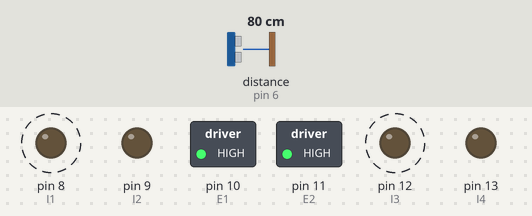
Simulated run of this sketch. Board: Arduino Uno, built with avr-gcc and run on an emulated ATmega328P. On the bench: switched loads named in the sketch (green lamp = pin HIGH), output pins drawn as LEDs (lit = HIGH). Wiring (inferred from the names in the program): ultrasonic range finder: trigger pin 7; echo pin 6. Dashed ring = blinking. The test bench sets the inputs (shaded band); at power-on: distance to the obstacle (sensor on pin 6) 80 cm. The echo pulse lasts 58.3 µs per cm; pins used as bus, display or sensor lines are not drawn.

Above: at 3.2 s.
3.3 s: distance to the obstacle (sensor on pin 6) set to 22 cm
6.8 s: distance to the obstacle (sensor on pin 6) set to 18 cm
At 7.8 s:
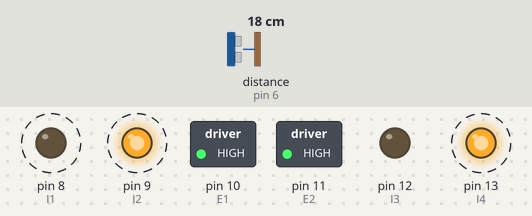
11.0 s: distance to the obstacle (sensor on pin 6) set to 35 cm
At 12.1 s:
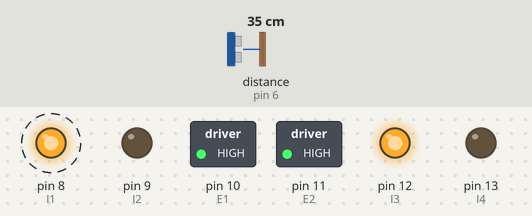
14.5 s: distance to the obstacle (sensor on pin 6) set to 2 cm
At 16.31 s:
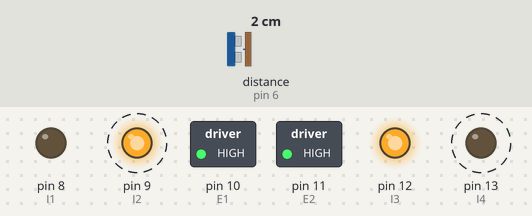
Timing chart, 0 to 19.0 s (numbered marks = the images above; inputs shaded):
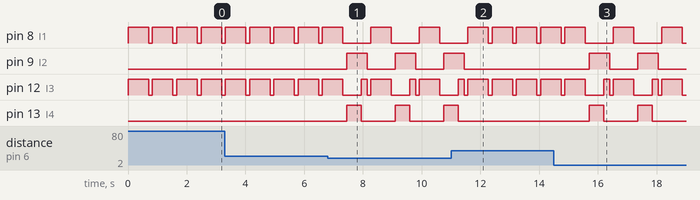

Measured:
- the behaviour switches between 21 and 20 cm on distance to the obstacle (sensor on pin 6) (found by bisection; images 0 and 1)
- after the input at 6.8 s, pin 8 (I1): alternates HIGH for 0.70 s and LOW for 0.95 s, starting after 1.5 s; pin 9 (I2): alternates HIGH for 0.70 s and LOW for 0.95 s, starting after 0.64 s; pin 13 (I4): alternates HIGH for 0.50 s and LOW for 1.2 s, starting after 0.64 s
- after the input at 11.0 s, pin 8 (I1): alternates HIGH for 0.70 s and LOW for 0.13 s, starting after 1.4 s; pin 9 (I2): goes on until 11.4 s, then stays LOW; pin 13 (I4): goes on until 11.2 s, then stays LOW
- after the input at 14.5 s, pin 9 (I2): alternates HIGH for 0.70 s and LOW for 0.95 s, starting after 1.2 s; pin 13 (I4): alternates HIGH for 0.50 s and LOW for 1.2 s, starting after 1.2 s
- by itself, pin 8 (I1): alternates HIGH for 0.70 s and LOW for 0.13 s
- by itself, pin 12 (I3): repeats every 1.7 s: HIGH 0.70 s, LOW 0.63 s, HIGH 0.20 s, LOW 0.13 s

The sketch:

sketch_ultrasound_robot.ino
```cpp
/* Robot with to work with an ultrasonic sensor. If it gets close to an obstacle, it moves back and turn left .
 * See the sektc to test the sensor ultrasound first.
 *
 */
#define E1 10  // Enable Pin for motor 1  - we will use the analogWrite to control speed so we need 10 and 11
#define E2 11  // Enable Pin for motor 2  - because you can write analog output using PWM technique. analogWRite() takes a number between 0 and 255
                                    //      255 is for 5V so full speed. 0 is free wheel/

#define I1 8  // Control pin 1 for motor 1
#define I2 9  // Control pin 2 for motor 1
#define I3 12  // Control pin 1 for motor 2
#define I4 13  // Control pin 2 for motor 2
#define trigPin  7 // pin "trig" digital  7 Arduino
#define echoPin  6  //pin "echo" digital 6  Arduino

long temps, distance;
byte speed=150; // speed motor

void setup() {

 setPwmFrequency(E1,256); // this is to set the frequency of the PWM pins to 112Hz.
 setPwmFrequency(E2,256); // see http://coolkidsrobots.com/guide/changing-pwm-frequencies-arduino for discussion
                          // the code is found in arduino website.
 // pins for ultrasound
  pinMode(echoPin, INPUT);
  pinMode(trigPin, OUTPUT);
// Setup motors for LM293D
  pinMode(E1, OUTPUT);
  pinMode(E2, OUTPUT);

  pinMode(I1, OUTPUT);
  pinMode(I2, OUTPUT);
  pinMode(I3, OUTPUT);
  pinMode(I4, OUTPUT);
  // speed
  digitalWrite(E1, speed);  // motor are on
  digitalWrite(E2,speed); // motor are on
  }


void loop()
{


    drive_forward();
    delay(700);
    motor_stop();
    delay(100);
  computeDistance();
  // if distance smaller than 20 drive backward and turn left.
  if (distance <20 && distance>0) {
 //   Serial.println("smaller than 20");
 //   Serial.println("back ");
    drive_backward();
    delay(500);
    Serial.println("left");
      turn_left();
    delay(200);
  motor_stop();
  delay(100);
  }
  else {
    drive_forward();
    delay(700);
    motor_stop();
    delay(100);
  }


  }
//
//-------------------------------------------------------------------------------------------
void motor_stop(){
digitalWrite(I1, LOW);
digitalWrite(I2, LOW);

digitalWrite(I3, LOW);
digitalWrite(I4, LOW);
delay(25);
}

void drive_forward(){

digitalWrite(I1, HIGH); // left motor
digitalWrite(I2, LOW);

digitalWrite(I3, HIGH);//rightmotor
digitalWrite(I4, LOW);
}

void drive_backward(){
digitalWrite(I1, LOW);
digitalWrite(I2, HIGH);

digitalWrite(I3, LOW);
digitalWrite(I4, HIGH);
}

void turn_left(){
digitalWrite(I1, LOW);
digitalWrite(I2, HIGH);

digitalWrite(I3, HIGH);
digitalWrite(I4, LOW);
}

void turn_right(){
digitalWrite(I1, HIGH);
digitalWrite(I2, LOW);

digitalWrite(I3, LOW);
digitalWrite(I4, HIGH);
}

void computeDistance() {
 digitalWrite(trigPin, HIGH);
 delayMicroseconds(10);
 digitalWrite(trigPin, LOW);
 temps = pulseIn(echoPin, HIGH);
 distance = temps * 344/(2*10000);
 Serial.println(distance);

  }


  /**
 * Divides a given PWM pin frequency by a divisor.
 *
 * The resulting frequency is equal to the base frequency divided by
 * the given divisor:
 *   - Base frequencies:
 *      o The base frequency for pins 3, 9, 10, and 11 is 31250 Hz.
 *      o The base frequency for pins 5 and 6 is 62500 Hz.
 *   - Divisors:
 *      o The divisors available on pins 5, 6, 9 and 10 are: 1, 8, 64,
 *        256, and 1024.
 *      o The divisors available on pins 3 and 11 are: 1, 8, 32, 64,
 *        128, 256, and 1024.
 *
 * PWM frequencies are tied together in pairs of pins. If one in a
 * pair is changed, the other is also changed to match:
 *   - Pins 5 and 6 are paired on timer0
 *   - Pins 9 and 10 are paired on timer1
 *   - Pins 3 and 11 are paired on timer2
 *
 * Note that this function will have side effects on anything else
 * that uses timers:
 *   - Changes on pins 3, 5, 6, or 11 may cause the delay() and
 *     millis() functions to stop working. Other timing-related
 *     functions may also be affected.
 *   - Changes on pins 9 or 10 will cause the Servo library to function
 *     incorrectly.
 *
 * Thanks to macegr of the Arduino forums for his documentation of the
 * PWM frequency divisors. His post can be viewed at:
 *   http://forum.arduino.cc/index.php?topic=16612#msg121031
 */
void setPwmFrequency(int pin, int divisor) {
  byte mode;
  if(pin == 5 || pin == 6 || pin == 9 || pin == 10) {
    switch(divisor) {
      case 1: mode = 0x01; break;
      case 8: mode = 0x02; break;
      case 64: mode = 0x03; break;
      case 256: mode = 0x04; break;
      case 1024: mode = 0x05; break;
      default: return;
    }
    if(pin == 5 || pin == 6) {
      TCCR0B = TCCR0B & 0b11111000 | mode;
    } else {
      TCCR1B = TCCR1B & 0b11111000 | mode;
    }
  } else if(pin == 3 || pin == 11) {
    switch(divisor) {
      case 1: mode = 0x01; break;
      case 8: mode = 0x02; break;
      case 32: mode = 0x03; break;
      case 64: mode = 0x04; break;
      case 128: mode = 0x05; break;
      case 256: mode = 0x06; break;
      case 1024: mode = 0x7; break;
      default: return;
    }
    TCCR2B = TCCR2B & 0b11111000 | mode;
  }
}
```
